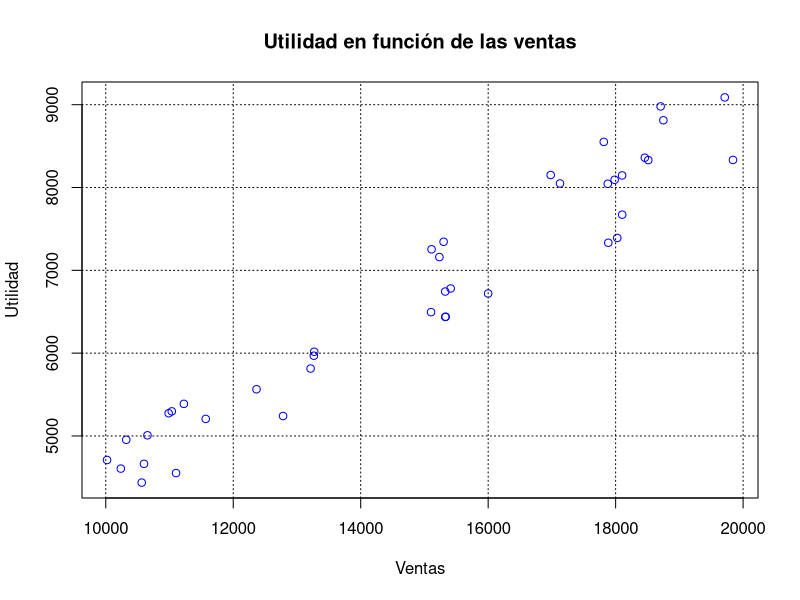
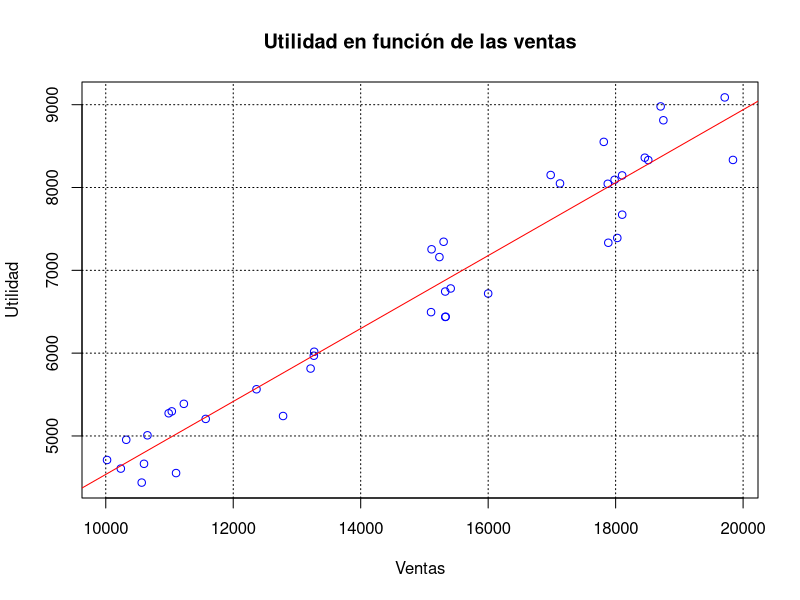
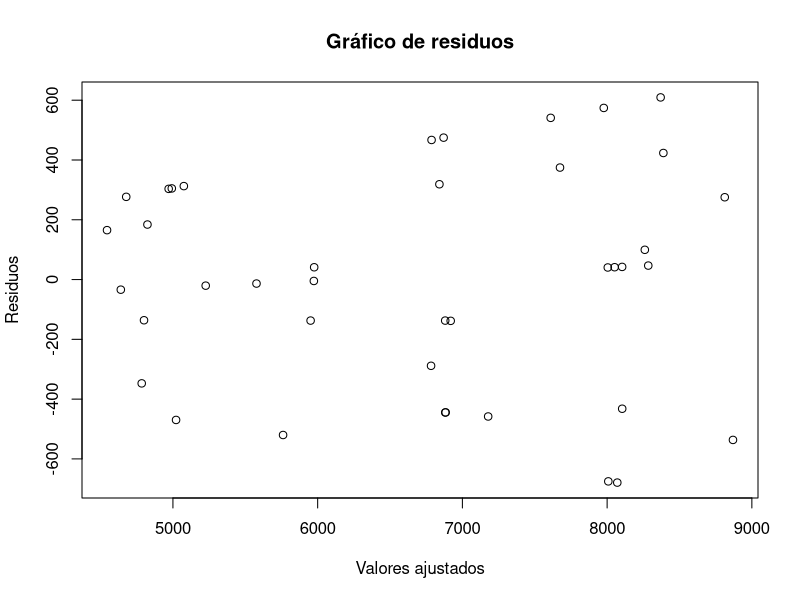

These charts were generated, in order, by the following R code:
## ---- chunk 1
setwd("~/GitHub/Actuariales")

datos<-read.csv("utilidad_vs_ventas.csv",header=TRUE,sep = ",")
plot(datos$V,datos$U,type = "p",col="blue",xlab = "Ventas",
     ylab = "Utilidad",main = "Utilidad en función de las ventas")
grid(col="black")
## ---- chunk 2
modelo<-lm(datos$U~datos$V)
summary(modelo)
## ---- chunk 3
plot(datos$V,datos$U,type = "p",col="blue",xlab = "Ventas",
     ylab = "Utilidad",main = "Utilidad en función de las ventas")
grid(col="black")
abline(modelo,col="red","Recta de Regresión")
## ---- chunk 4
  summary(modelo)$r.squared 
## ---- chunk 5
u<-datos$U-fitted(modelo)
plot(fitted(modelo),u,main="Gráfico de residuos",ylab="Residuos",xlab="Valores ajustados")

